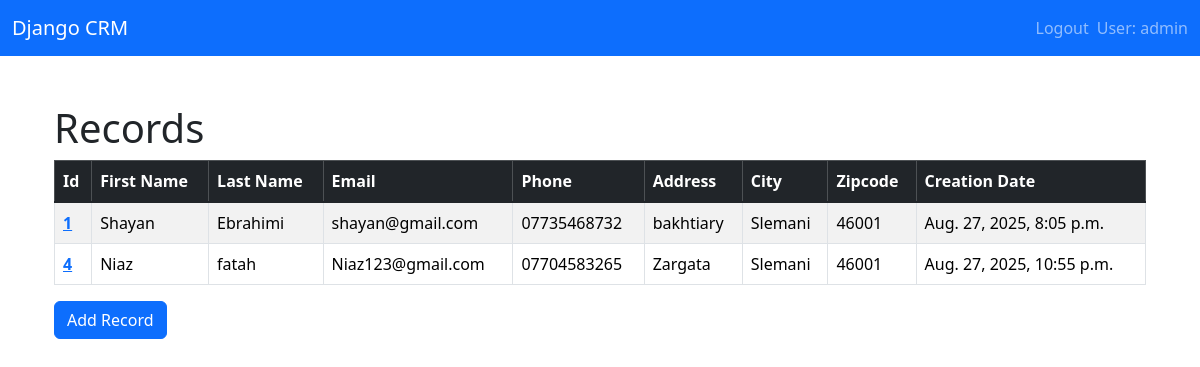
Screenshot of / (signed in) with the database file from the repository.
### website/models.py (models this page shows, shortened)
class Record(models.Model):
    created_at = models.DateTimeField(auto_now_add=True)
    first_name = models.CharField(max_length=100)
    last_name = models.CharField(max_length=100)
    email = models.CharField(max_length=100)
    phone_number = models.CharField(max_length=15)
    address = models.CharField(max_length=100)
    city = models.CharField(max_length=100)
    state = models.CharField(max_length=100)
    zipcode =models.CharField(max_length=100)

### website/views.py (the view)
# urls.py: 2. Add a URL to urlpatterns:  path('', views.home, name='home')
def home(request):
    records = Record.objects.all()
    context = {"records":records}
    return render(request, "home.html", context)

### website/templates/home.html (shortened to what this page needs)
{% extends "layout.html" %}
{% block content %}
    <h1>Records</h1>
    <table class="table table-striped table-hover table-bordered">
  <thead class="table-dark">
    <tr>
      <th scope="col">Id</th>
      <th scope="col">First Name</th>
      <th scope="col">Last Name</th>
      <th scope="col">Email</th>
      <th scope="col">Phone</th>
      <th scope="col">Address</th>
      <th scope="col">City</th>
      <th scope="col">Zipcode</th>
      <th scope="col">Creation Date</th>
    </tr>
  </thead>
  <tbody class="table-group-divider">
    {% if records %}
        {% for record in records %}
            <tr>
                <th scope="row"><a href="{% url "customer_record" pk=record.id %}">{{record.id}}</th></a>
                <td>{{record.first_name}}</td>
                <td>{{record.last_name}}</td>
                <td>{{record.email}}</td>
                <td>{{record.phone_number}}</td>
                <td>{{record.address}}</td>
                <td>{{record.city}}</td>
                <td>{{record.zipcode}}</td>
                <td>{{record.created_at}}</td>
            </tr>
        {% endfor %}
    {% endif %}
  </tbody>
</table>
<a href="{% url "add_record" %}" class="btn btn-primary">Add Record</a>
{% endblock content %}

### website/templates/navbar.html (shortened to what this page needs)
<nav class="navbar navbar-expand-lg navbar-dark bg-primary">
  <div class="container-fluid">
    <a class="navbar-brand" href="{% url "home" %}">Django CRM</a>
    <div class="collapse navbar-collapse" id="navbarSupportedContent">
      <ul class="navbar-nav ms-auto mb-2 mb-lg-0">
        {% if user.is_authenticated %}
        <li class="nav-item">
          <a class="nav-link" href="{% url "logout" %}">Logout</a>
        </li>
        <span class="navbar-text" >User: {{ user }}</span>
        {% endif %}
      </ul>
    </div>
  </div>
</nav>

### rows the page displays
Record: id "1", first_name "Shayan", last_name "Ebrahimi", email "shayan@gmail.com", phone_number "07735468732", address "bakhtiary", city "Slemani", zipcode "46001", created_at "Aug. 27, 2025, 8:05 p.m."
Record: id "4", first_name "Niaz", last_name "fatah", email "Niaz123@gmail.com", phone_number "07704583265", address "Zargata", city "Slemani", zipcode "46001", created_at "Aug. 27, 2025, 10:55 p.m."

### other values shown
{{ user }} "admin"
